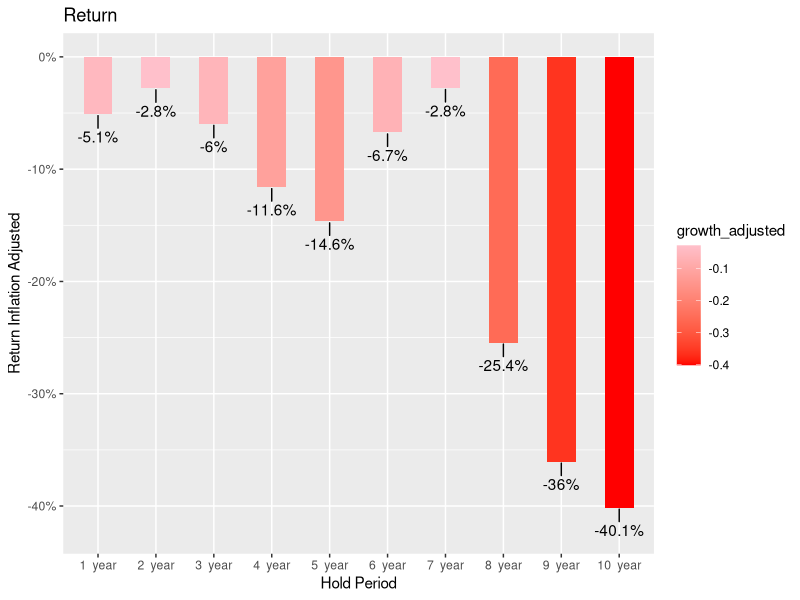

This figure's R source: (Note: this script raises an error after producing the figure.)
setwd("D:/Blog Purpose/Medium")

# load library
library(readxl)
library(lubridate)
library(tidyverse)
library(gridExtra)
library(gtable)
library(ggplot2)
library(ggrepel)

# load data
data = read_excel("Gold Price Monthly USD.xlsx",sheet="Sheet1")
str(data)

# data processing
data$Name = as.Date(data$Name,format = "%Y-%m-%d")
data_10 = data[data$Name>as.Date("2011-12-31",format = "%Y-%m-%d") & data$Name<as.Date("2022-01-01",format = "%Y-%m-%d"),]
data_10 = setNames(data_10,c("Date","Price"))

# calculating growth
col_name_lead = NULL

for (i in 1:120){
  col_name_lead=c(col_name_lead,paste0("lead_",i,"_month"))
}

# lead
for (i in 1:length(col_name_lead)){
  data_10[,col_name_lead[i]]=lead(data_10$Price,i)
}

# growth
col_growth_month = NULL

for (i in 0:120){
  col_growth_month=c(col_growth_month,paste0("growth_",i,"_month"))
}

data_10_growth = data_10[,"Date"]

for (i in 1:length(col_growth_month)){
  data_10_growth[,col_growth_month[i]]=(data_10[,(i+1)]-data_10[,2])/data_10[,2]
}

# median growth
median_growth = data_10_growth%>% summarise_if(is.numeric, median,na.rm=TRUE)
median_growth = median_growth %>% pivot_longer(
  cols=colnames(median_growth),
  names_to = "Month Lapse",
  values_to = "Growth",
  values_drop_na = TRUE
)

# mean growth
mean_growth = data_10_growth%>% summarise_if(is.numeric, mean,na.rm=TRUE)
mean_growth = mean_growth %>% pivot_longer(
  cols=colnames(mean_growth),
  names_to = "Month Lapse",
  values_to = "Growth",
  values_drop_na = TRUE
)

# combine median & mean
growth = cbind(median_growth,mean_growth[,2])
colnames(growth)=c("Month Lapse","Median Growth","Mean Growth")
month_since_invest = seq(0,119)

growth$`Months Since Purchase`=month_since_invest

# label %
data_label = growth %>% 
  filter(`Months Since Purchase` %in% c(12,24,36,48,60,72,84,96,108,119))

# inflation
year_inflation = seq(1,10)
data_compound_inflation = 1*(1.04)^(1:10)
hold_period = paste(year_inflation," year")

# combine
data_label$inflation = data_compound_inflation
data_label$growth_adjusted = data_label$`Median Growth`-(data_label$inflation-1)
data_label$hold_period = hold_period
data_label$hold_period = factor(data_label$hold_period,
                                levels=data_label$hold_period)

data_label = data_label%>% 
  mutate(growth_percent = paste0(round(growth_adjusted*100,digits = 1),'%'))

# bar chart
p1 <- data_label %>%
  ggplot( aes(x=hold_period, y=growth_adjusted)) +
  geom_bar(aes(fill = growth_adjusted),stat="identity",width=0.5)+
  scale_fill_gradient(low = "red", high = "pink", na.value = NA)+
  scale_y_continuous(labels=scales::percent)+
  geom_text_repel(data = data_label,
                  aes(label=growth_percent),
                  nudge_y = -0.02)+
  ggtitle("Return") +
  ylab("Return Inflation Adjusted")+
  xlab("Hold Period")

p1

source_string <- paste0("Source: Return in 10 Year - adjusted for inflation (amirharjo.medium.com)")

# Turn plot into a gtable for adding text grobs
my_gtable   <- ggplot_gtable(ggplot_build(p1))

# Make the source and note text grobs
source_text <- textGrob(source_string, x = (unit(0.5, "strwidth", source_string) + unit(0.2, "inches")), y = unit(0.1, "inches"),
                        gp =gpar(fontfamily = "my_font", fontsize = 8))

# Add the text grobs to the bototm of the gtable
my_gtable   <- arrangeGrob(my_gtable, bottom = source_text)

# save
ggsave("growth 10 years inflation adjusted.jpg", my_gtable, width = 20, height = 12, units = "cm")


# DATA SOURCE
# gold price
# https://www.gold.org/goldhub/data/gold-prices#registration-type=google&just-verified=1

# world inflation
# https://www.macrotrends.net/countries/WLD/world/inflation-rate-cpi
# https://tradingeconomics.com/country-list/inflation-rate
# https://tradingeconomics.com/country-list/inflation-rate-?continent=g20

# indonesia infation
# https://www.bi.go.id/id/statistik/indikator/data-inflasi.aspx
# https://www.bi.go.id/id/statistik/indikator/target-inflasi.aspx